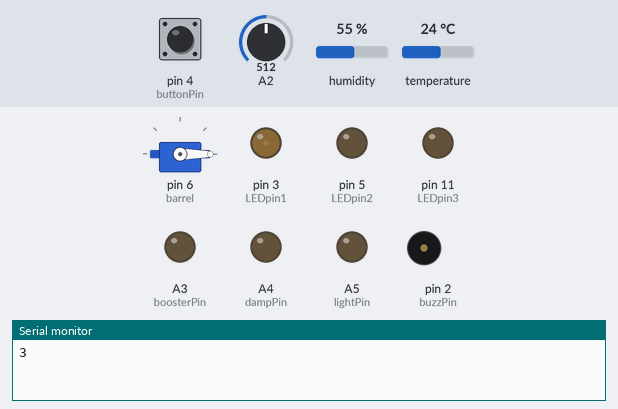
Recording of a sketch running on a simulated Arduino Nano, built with avr-gcc and run on an emulated ATmega328P. Shown: servo, output pins drawn as LEDs (lit = HIGH), buzzer (waves = sounding), the last lines printed to the serial monitor. Inputs (shaded band) come from the test bench; at power-on: A2 = 512, pin 4 (buttonPin) LOW, humidity 55 %, temperature 24 °C. Random numbers use the default seed unless the sketch sets one.

Above: at 3.8 s.
3.9 s: A2 set to 417
10.3 s: A2 set to 390
At 13.9 s:
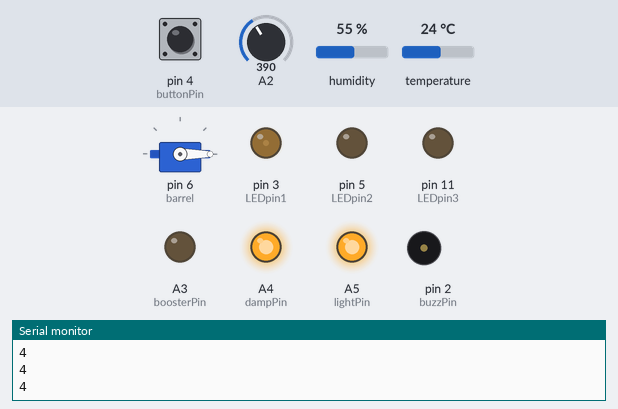
14.4 s: pin 4 (buttonPin) pulled HIGH for 2 s
At 17.5 s:
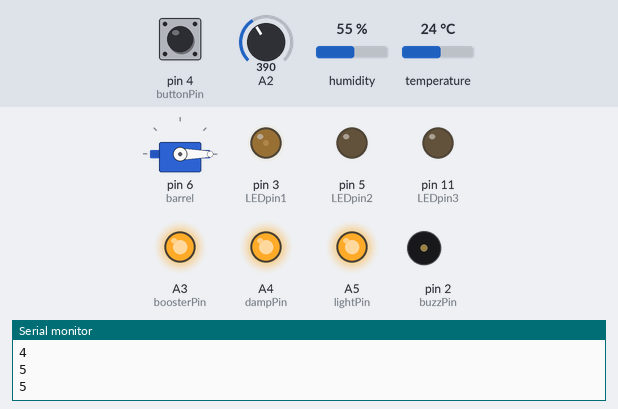
23.1 s: humidity set to 39 %
26.6 s: humidity set to 36 %
At 29.3 s:
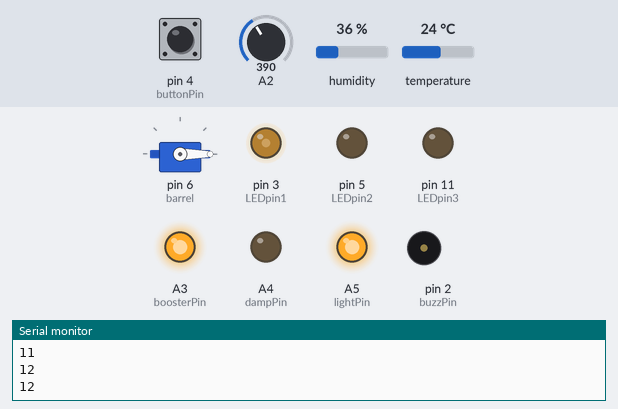
35.4 s: humidity set to 40 %
At 37.5 s:
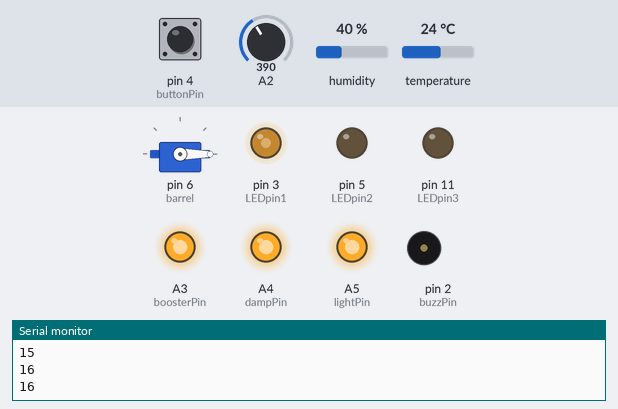
Timing chart, 0 to 53.6 s (numbered marks = the images above; inputs shaded):
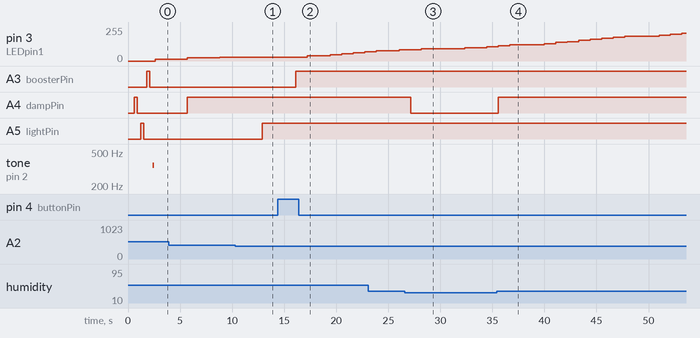

Measured:
- the behaviour switches between 401 and 400 on A2 (found by bisection; images 0 and 1)
- the behaviour switches between 38 and 37 % on humidity (found by bisection; images 2 and 3)
- after the input at 10.3 s, A5 (lightPin): LOW → HIGH after 2.6 s
- after the input at 14.4 s, pin 3 (LEDpin1): moves from 30/255 to 69/255 over 5.5 s, starting after 2.8 s; A3 (boosterPin): LOW → HIGH after 1.7 s
- after the input at 26.6 s, A4 (dampPin): HIGH → LOW after 0.55 s
- after the input at 35.4 s, A4 (dampPin): LOW → HIGH after 0.16 s

The sketch:

0_gun_v1.ino
```cpp
// Szkic testowy dla Arduino UNO.
// Dla PRO Mini zamień piny A0 z A1, (oraz 11 z 12?)
// Będzie działał też dodatkowy pin A6.

//IMPORTY
#include <Servo.h> //ściągnij bibliotekę obsługującą serwo
#include <AccelStepper.h> //ściągnij bibliotekę obsługującą silnik krokowy
// Opcjonalne dla sensora wilgotności i temperatury (DHT)
#include <Adafruit_Sensor.h> //ściągnij ogólną bibliotekę sensorów
#include <DHT.h> //Poniższe dwa to biblioteki sensorów wilgotności/temperatury.
#include <DHT_U.h>

//DEFINICJE pinów
//LEDy "głowicy"
#define LEDpin1  3
#define LEDpin2  5
#define LEDpin3  11 // Na pro Mini daj 12.(?)
//LEDy "indykatory"
#define lightPin A5
#define dampPin A4
#define boosterPin A3
#define tempPin A6 //Tylko w produkcji na PRO MINI
//StepperMotor
#define motorPin1  7     // IN1 on the ULN2003 driver 1
#define motorPin2  8     // IN2 on the ULN2003 driver 1
#define motorPin3  12     // IN3 on the ULN2003 driver 1, Na pro mini 11(?)
#define motorPin4  13     // IN4 on the ULN2003 driver 1
//UltrasonicDistanceSensor
#define trigPin 10
#define echoPin 9
//Czujnik DHT
#define DHTPIN A1
#define DHTTYPE DHT11

//ZMIENNE GLOBALNE
//Servo
Servo barrel; // Stwórz obiekt serwo, który będziesz kontrolował.
//StepperMotor
AccelStepper rotator(AccelStepper::FULL4WIRE, motorPin1, motorPin3, motorPin2, motorPin4);
//Buzzer
const int buzzPin = 2;   // Buzzer pin.
//Przycisk
const int buttonPin = 4; // Button pin.
//Czujnik DHT
DHT_Unified dht(DHTPIN, DHTTYPE);
uint32_t delayMS;

int buttonState = 0;
int power_lvl = 0;
int val = 0;
int saveddistance = 0;
int dedication = 0;

//Modyfikatory szans
byte dampmod = 0;
byte tempmod = 0;
byte lightmod = 0;
byte boostmod = 0;

void setup() {
  Serial.begin(9600);
  barrel.attach(6); // Przyporządkuj obiekt serwa "barrel" do pinu RWM 6.
  barrel_load_pos(); // Głowica na pozycję 0 po starcie programu.
  rotator.setMaxSpeed(200); // Parametry rotatora ustawione eksperymentalnie.
  rotator.setSpeed(200);
  rotator.setAcceleration(100.0);
  pinMode(trigPin, OUTPUT); // Piny trigger i echo dla czujnika ruchu.
  pinMode(echoPin, INPUT);
  pinMode(buzzPin, OUTPUT); // Pin głośnika/buzzera.
  pinMode(buttonPin, INPUT); // Pin przycisku "na żądanie".
  randomSeed(analogRead(0)); // Ziarno dla generatora liczb losowych z pina analogowego - input 0. Na Pro Mini daj 1.
  dht.begin(); // Zainicjalizuj DHT.
  pinMode(lightPin, OUTPUT);
  pinMode(dampPin, OUTPUT);
  pinMode(boosterPin, OUTPUT);
  pinMode(tempPin, OUTPUT);
  sensor_t sensor; //Ściągnij dane sensora DHT i ustaw na tej podstawie opóźnienie.
  delayMS = sensor.min_delay / 10000;
  // TEST Świateł i Dźwięków
  ledblinks(tempPin, 300, 1);
  ledblinks(dampPin, 300, 1);
  ledblinks(lightPin, 300, 1);
  ledblinks(boosterPin, 300, 1);
  buzz_nought(1);
  // Power_level po restarcie, żeby nigdy nie był zupełnie na 0, bo zawsze jest jakaś "minimalna moc".
  byte power_bonus = random(2,4);
  power_lvl += power_bonus;
}

void loop() {
  // Kalkuluje "determinację" działka przy szukaniu celu.
  LED_loader();
  int photvalue = analogRead(A2);
  byte flipval = random(60, 80) - getallmods(10,10,10,10); // po ile % szans chcesz odjąć za zły pomiar każdej zmiennej?
  byte power_flip = random(100);
  if (power_flip < flipval){
    power_lvl++; //Dodaj 1 do poziomu naładowania z 75% prawdopodobieństwem.
  }
  Serial.println(power_lvl);
  if(power_lvl < 99){
    delay(1000); // Domyślne opóźnienie ładowania w ms - do dostosowania w produkcji.
    light_switch(1000, photvalue); // Opóźniacz oświetleniowy.
    if (dedication == 0) { // Opóźnienie na 1% ładowania
      delay(1000);
    }
    weather_switch(1000,1000); // Opóźniacz temperatury i wilgotności.
  }
  if (power_lvl == 100){
    rotator.enableOutputs(); // Podłącz prąd do silnika krokowego, żeby mógł się ruszyć..
  }
  if (power_lvl > 2500){
    rotator.disableOutputs(); // Odetnij prąd od silnika krokowego, żeby się nie grzał.
    //Sprawdź, czy nic się nie rusza przez 1-5 minut.
    byte stubborn = random(2,6);
    long determination = stubborn * 120; // ; W produkcji daj 120 (minuty)!
    while (determination > 0 && power_lvl > 100) {
    determination-=1;
    ultrasonic();
    }
    if (determination == 0){
      byte pos = random(60,90);
      Shot(pos); // Jeśli nic się nie pojawi, wal na oślep!
    }
  }
  human_booster();
  dem_shot();
  rotator_search();
}

//void(* resetFunc) (void) = 0; // Funkcja resetuje pamięć Arduino po strzale, bo inaczej głupieje.

//FUNKCJE
//Głowica w pozycji do ładowania
void barrel_load_pos() {
  barrel.write(0);
}

//Głowica w pozycji do strzału
void barrel_shot_pos(byte pos){
  barrel.write(pos);
  delay(2000);
}

// Zestaw LED-ów 'ładuje' się
void LED_loader() {
  LEDcurb(33, 0, power_lvl, LEDpin1); // Dodawaj najpierw do 9
  LEDcurb(66, 33, power_lvl, LEDpin2); // Potem dodawaj do 10
  LEDcurb(99, 66, power_lvl, LEDpin3); // Na końcu dodawaj do 11
}

// Funkcja mapująca dla LED-ów
void LEDcurb(int curb,int mod, int p_lvl,int pin) {
  if (p_lvl > curb){
    p_lvl = curb;
  }
  int pinpower = p_lvl-mod;
  int mapfrom = curb-mod;
  if (mapfrom < 0){
    mapfrom = 0;
  }
    if (pinpower < 0){
    pinpower = 0;
  }
  int mappedvalue = map(pinpower, 0, mapfrom, 0, 255);
  analogWrite(pin, mappedvalue);
}

// Zestaw LED-ów symuluje 'wystrzał'
void LED_shot() {
  //powoli gaśnie do 10%
  for (val = 255; val >=10; val-=1){
  analogWrite(LEDpin1, val);
  analogWrite(LEDpin2, val);
  analogWrite(LEDpin3, val);
  delay(5);
  }
  //Szybko zapala się na 100%
  for (val = 0; val <=255; val +=5){
  analogWrite(LEDpin1, val);
  analogWrite(LEDpin2, val);
  analogWrite(LEDpin3, val);
  delay(1);
  }
  buzz_shot();
  //powoli gaśnie do 0%
  for (val = 255; val >=0; val-=1){
  analogWrite(LEDpin1, val);
  analogWrite(LEDpin2, val);
  analogWrite(LEDpin3, val);
  delay(5);
  }
}

// Głośnik symuluje 'wystrzał'
void buzz_shot() {
  for (val = 150; val <=900; val+=30){
  tone(buzzPin, val);
  delay(4);
  }
  for (val = 900; val >=0; val-=60){
  tone(buzzPin, val);
  delay(20);
  }
  noTone(buzzPin);
}

// Pełna sekwencja wystrzału.
void Shot(byte pos) {
  barrel_shot_pos(pos);
  delay(1000);
  LED_shot(); //Zawiera buzz_shot();
  delay(1500);
  barrel_load_pos();
  power_lvl = 0;
  dedication = 0;
  saveddistance = 0;
  //resetFunc();
}

// Odgłos o wartości "2" sygnalizuje nienaładowanie zestawu. Przy wartości "1" sygnał testowy na setup.
void buzz_nought(byte rep){
  int n_buzz_val = 350;
  int b_del = 100;
  while (rep > 0){
  tone(buzzPin, n_buzz_val);
  delay(b_del);
  noTone(buzzPin);
  delay(b_del);
  rep -=1;
  }
}

// Strzał na żądanie z ryzykiem - drugie naciśnięcie guzika.
void dem_shot(){
  buttonState = digitalRead(buttonPin);
  if (buttonState == HIGH && power_lvl >= 70) {
    rotator.disableOutputs();
    Shot(90);
  }
  if (dedication > 2){
   if (buttonState == HIGH && power_lvl < 70){
    rotator.disableOutputs();
    buzz_nought(2);
    byte penalty = random(6,15);
    power_lvl = power_lvl - penalty;
    dedication = 0;
    if (power_lvl < 0) {
     power_lvl = 0;
    }
   }
  }
  if (buttonState == HIGH && dedication > 0){
    dedication += 1;
  }
}

// Booster mocy - pierwsze nacisnięcie guzika.
void human_booster(){
  buttonState = digitalRead(buttonPin);
  if (buttonState == HIGH && dedication == 0) {
     dedication += 1;
    }
  if (dedication == 0){
     digitalWrite(boosterPin, LOW);
     boostmod = 1;
    }
  if (dedication > 0){
     digitalWrite(boosterPin, HIGH);
     boostmod = 0;
    }
}

//Silnik krokowy szuka i zatrzymuje się.
void rotator_search() {
   int myposition = superposition();
   if (power_lvl > 99 && power_lvl < 100 + myposition){
  rotator.move(myposition);
  rotator.run();
 }
}

// Zwraca losową 'superpozycję' dla silnika krokowego. ;)
int superposition() {
  byte flip = random(2); // Wylosuj, czy ruszy się w prawo czy w lewo.
  int dist = random(250, 2500); //Wylosuj odległość na którą obróci się wieża.
  int superpos = 0;
  if (flip == 0){
    superpos = -dist;
  }
  else{
    superpos = dist;
  }
  return superpos;
}

// Czujnik ultradźwiękowy.
void ultrasonic() {
  long duration, distance;
  digitalWrite(trigPin, LOW);
  delayMicroseconds(2);
  digitalWrite(trigPin, HIGH);
  delayMicroseconds(10);
  digitalWrite(trigPin, LOW);
  duration = pulseIn(echoPin, HIGH); // Tyle czasu wracał ping.
  distance = (duration / 2) / 29.1; // Konwertujemy powyższą wartość na centymetry z prędkości dźwięku.
  int res = 2; // Ustaw czułość
  if (saveddistance > 0 && saveddistance < 400) {
    if (saveddistance - distance >= res or saveddistance - distance <= -res){
      byte pos = random(80,90);
      Shot(pos);
    }
  }
  if (distance >= 400 || distance <= 0){
   Serial.println("Out of range");
   }
  else {
   Serial.print(distance);
   Serial.println(" cm");
   }
  delay(500);
  saveddistance = distance;
}

// Opóźnienie wynikłe z oświetlenia.
void light_switch(int delay_time, int photval) {
    if (photval > 400){
      digitalWrite(lightPin, LOW);
      delay(delay_time);
      lightmod = 1;
    }
    else {
      digitalWrite(lightPin, HIGH);
      lightmod = 0;
    }
}

// Opóźnienie wynikłe z wilgotności i temperatury.
void weather_switch(int temp_delay, int damp_delay) {
  // Delay between measurements.
  delay(delayMS);
  // Temperatura
  sensors_event_t event;
  dht.temperature().getEvent(&event);
  byte temp = event.temperature;
  if (isnan(event.temperature)) { // Jeśli czujnik szwankuje
    ledblinks(tempPin, 200, 3);
    tempmod = 1;
  }
  if (temp < 16 or temp > 24){ // Jeśli zły pomiar
    digitalWrite(tempPin, LOW);
    //Serial.print("hot :");
    //Serial.println(temp);
    delay(temp_delay);
    tempmod = 1;
  }
  else { // Jak dobry pomiar
    digitalWrite(tempPin, HIGH);
    tempmod = 0;
  }

  // Wilgotność.
  dht.humidity().getEvent(&event);
  byte damp = event.relative_humidity;
  if (isnan(event.relative_humidity)) { // Jeśli czujnik szwankuje
    ledblinks(dampPin, 200, 3);
    dampmod = 1;
    }
  if (damp < 38 or damp > 60){ // Jeśli zły pomiar
    digitalWrite(dampPin, LOW);
    delay(damp_delay);
    dampmod = 1;
  }
  else { // Jak dobry pomiar
    digitalWrite(dampPin, HIGH);
    dampmod = 0;
  }
}

// Błyskacz ledów
void ledblinks(int pin, int interval, int rep) { // Błyska Ledem "x" w interwale "y" razy "z".
    while (rep > 0) {
         digitalWrite(pin, HIGH);
         delay(interval);
         digitalWrite(pin, LOW);
         delay(interval);
         rep -=1;
    }
}

byte getallmods(byte sig1, byte sig2, byte sig3, byte sig4){
  byte totalmod = dampmod * sig1 + tempmod * sig2 + lightmod *sig3 + boostmod * sig4;
  return totalmod;
}
```
